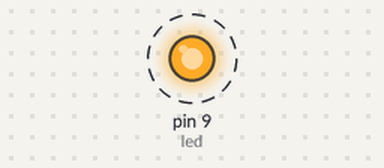
Bench run of a sketch on a simulated Arduino Uno, built with avr-gcc and run on an emulated ATmega328P. Parts: output pins drawn as LEDs (lit = HIGH). Dashed ring = blinking.

Above: at 0.07 s.
Timing chart, 0 to 3.0 s (numbered marks = the images above):
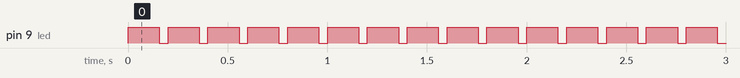

The sketch:

task2_software_pwm.ino
```cpp
const int led = 9;


const unsigned long pwm_period = 200000; //micro seconds

//the unnatural pwm_period has been set to observe better
int brightness = 200;


void setup() {

  pinMode(led,OUTPUT);

}

void loop() {

  unsigned long elapsed = micros() % pwm_period;

  unsigned long ontime = (pwm_period * (unsigned long) brightness)/255; //0~255
 //if  pwm_period is divided by brightness, then compilation takes a long long time

  //software pw,
  if(elapsed < ontime){
    digitalWrite(led, HIGH);
  }
  else{
    digitalWrite(led, LOW);
  }
}
```

Measured:
- by itself, pin 9 (led): alternates HIGH for 0.16 s and LOW for 0.04 s
